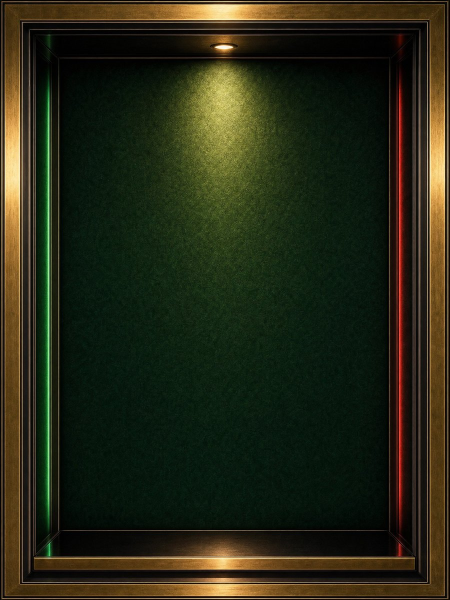
#> input picture ez/tools/concepts/worlds/comic/story/h/h37rounds/img/bay.jpg, 900 x 1200 px (shown at 1/2 size); its folder holds only this picture in this run
$ python sheet.py out.png
#> lines starting #> are read from the running program, lines starting #| are printed output that depends on the picture
# /usr/bin/python3 sheet.py <out.jpg> [files...] : contact sheet of the paintings (magenta shown as is)
import sys,glob
from PIL import Image
out=sys.argv[1];fs=sys.argv[2:] or [f for f in sorted(glob.glob('img/*.jpg')) if 'ref-' not in f]
W=1800;c=Image.new('RGB',(W,2400),(255,255,255));x=y=0;rh=0
#> after `c = Image.new('RGB', (W, 2400), (255, 255, 255))`: c: PIL image 1800x2400 RGB; every value is 255
for f in fs:
  i=Image.open(f).convert('RGB');print(f,i.size);i.thumbnail((440,440))
#> further down, i is the input picture: PIL image 900x1200 RGB; mean R, G, B 38.4, 40.7, 21.3
#> after `i.thumbnail((440, 440))`:
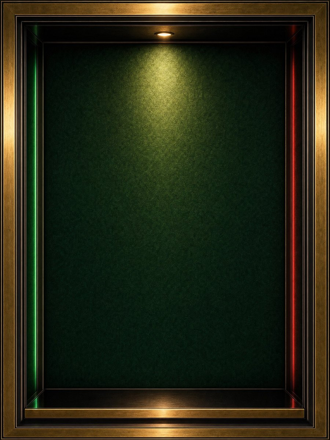
#> i: PIL image 330x440 RGB; mean R, G, B 38.5, 40.7, 21.3
  if x+i.width>W:x=0;y+=rh+8;rh=0
  c.paste(i,(x,y));x+=i.width+8;rh=max(rh,i.height)
#> after `c.paste(i, (x, y))`:
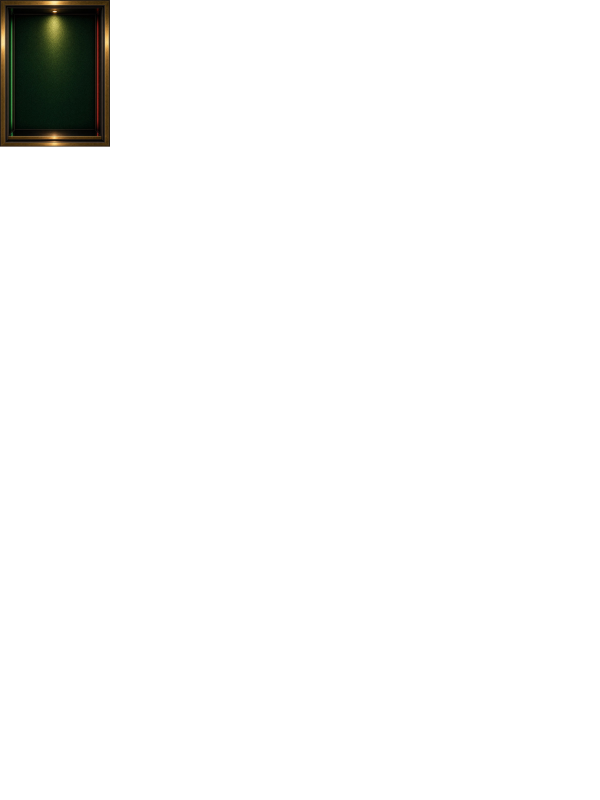
#> c: PIL image 1800x2400 RGB (shown at 1/3 size); mean R, G, B 247.7, 247.8, 247.1
#> after `x += i.width + 8`: x = 338
#> after `rh = max(rh, i.height)`: rh = 440
c.crop((0,0,W,y+rh)).save(out,quality=85)
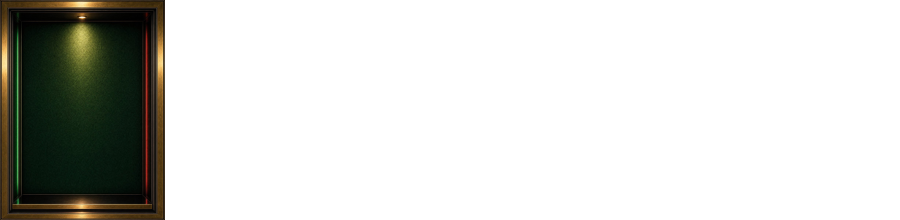
#> saved as out.png: PIL image 1800x440 RGB (shown at 1/2 size); mean R, G, B 215.3, 215.7, 212.2
